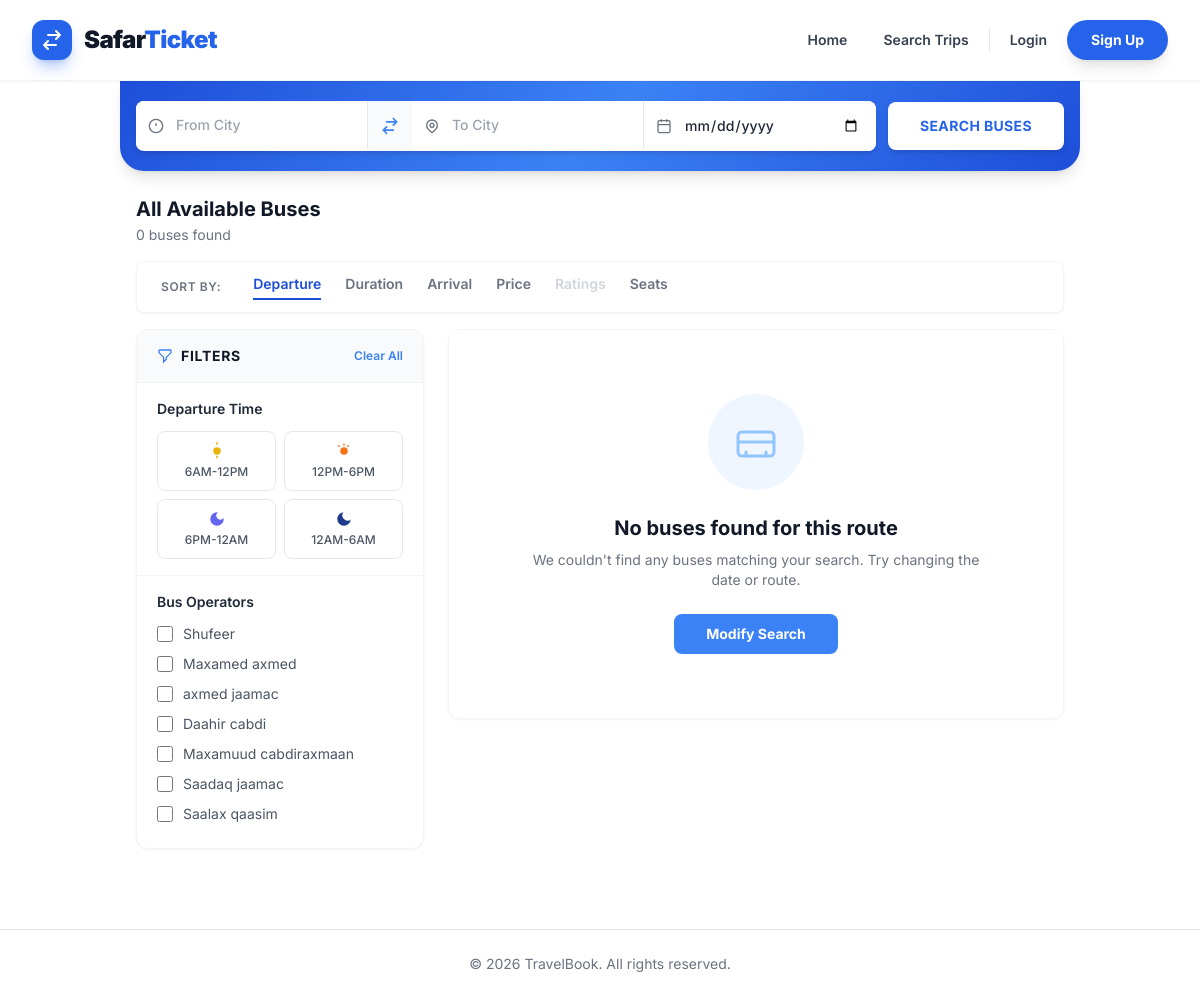
Before: /listing/search/ with the older database file.
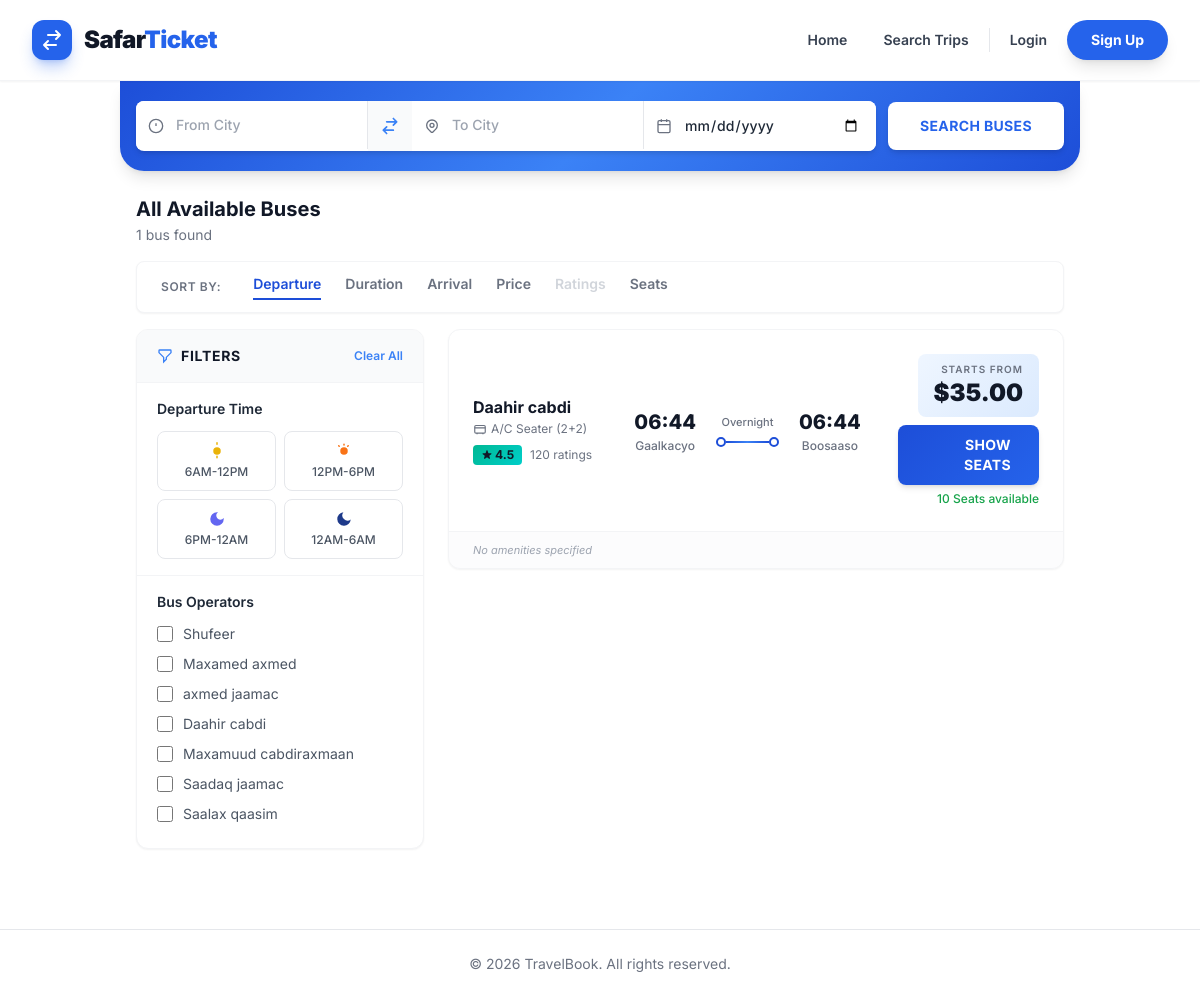
After: the same page with the newer database file.
### listing/models.py (models this page shows, shortened)
class BusOperator(models.Model):
    name = models.CharField(max_length=255)
    contact_email = models.EmailField()
    phone_number = models.CharField(max_length=20)
    created_at = models.DateTimeField(auto_now_add=True)

class Trip(models.Model):
    bus = models.ForeignKey(Bus, on_delete=models.CASCADE, related_name='trips')
    route = models.ForeignKey(Route, on_delete=models.CASCADE, related_name='trips')
    departure_time = models.DateTimeField()
    arrival_time = models.DateTimeField()
    price = models.DecimalField(max_digits=10, decimal_places=2)
    def get_booked_seats(self):
        return Seat.objects.filter(booking__trip=self, booking__status__in=['CONFIRMED', 'PENDING'])
    def get_available_seats(self):
        booked_seats = self.get_booked_seats()
        return self.bus.seats.exclude(id__in=booked_seats.values_list('id', flat=True))

class Bus(models.Model):
    operator = models.ForeignKey(BusOperator, on_delete=models.CASCADE, related_name='buses')
    registration_number = models.CharField(max_length=50, unique=True)
    capacity = models.PositiveIntegerField()
    bus_type = models.CharField(max_length=50, default="A/C Seater (2+2)")
    amenities = models.ManyToManyField(Amenity, blank=True)
    class Meta:
        verbose_name_plural = "Buses"

class Route(models.Model):
    origin = models.CharField(max_length=255)
    destination = models.CharField(max_length=255)

### listing/views.py (the view, shortened to what this page needs)
# urls.py: path('search/', views.trip_search_view, name='search'),
def trip_search_view(request):
    origin = request.GET.get('origin', '')
    destination = request.GET.get('destination', '')
    date_str = request.GET.get('date', '')
    time_filter = request.GET.getlist('time_filter') # e.g. ['morning', 'afternoon']
    operator_filter = request.GET.getlist('operator_filter') # e.g. ['1', '3']
    sort_by = request.GET.get('sort_by', 'departure_time')
    trips = Trip.objects.filter(departure_time__gte=timezone.now())
    if origin:
        trips = trips.filter(route__origin__icontains=origin)
    if destination:
        trips = trips.filter(route__destination__icontains=destination)
    if date_str:
        trips = trips.filter(departure_time__date=date_str)
    if operator_filter:
        trips = trips.filter(bus__operator__id__in=operator_filter)
    trips_list = list(trips)
    for trip in trips_list:
        trip.available_seats_count = trip.get_available_seats().count()
    if sort_by == 'price':
        trips_list.sort(key=lambda x: x.price)
    elif sort_by == 'duration':
        trips_list.sort(key=lambda x: (x.arrival_time - x.departure_time))
    elif sort_by == 'arrival_time':
        trips_list.sort(key=lambda x: x.arrival_time)
    elif sort_by == 'seats':
        trips_list.sort(key=lambda x: x.available_seats_count, reverse=True)
    else: # departure_time
        trips_list.sort(key=lambda x: x.departure_time)
    origins = Route.objects.values_list('origin', flat=True).distinct()
    destinations = Route.objects.values_list('destination', flat=True).distinct()
    operators = BusOperator.objects.all()
    context = {
        'trips': trips_list,
        'search_origin': origin,
        'search_destination': destination,
        'search_date': date_str,
        'selected_times': time_filter,
        'selected_operators': [int(o) for o in operator_filter if o.isdigit()],
        'sort_by': sort_by,
        'origins': origins,
        'destinations': destinations,
        'operators': operators,
    }
    return render(request, 'listing/search_results.html', context)

### listing/templates/listing/search_results.html (shortened to what the changed rows need)
{% extends 'base.html' %}
{% block content %}
<div class="max-w-6xl mx-auto px-4 mt-6 mb-4">
    <div class="flex flex-col sm:flex-row sm:items-center sm:justify-between gap-2">
        <div>
            <h1 class="text-xl font-bold text-gray-900 flex items-center gap-2">
                {% if search_origin and search_destination %}
                <span>{{ search_origin }}</span>
                <svg class="w-5 h-5 text-blue-500" fill="none" stroke="currentColor" stroke-width="2" viewBox="0 0 24 24"><path stroke-linecap="round" stroke-linejoin="round" d="M17 8l4 4m0 0l-4 4m4-4H3"/></svg>
                <span>{{ search_destination }}</span>
                {% else %}
                All Available Buses
                {% endif %}
            </h1>
            <p class="text-sm text-gray-500 mt-0.5">{{ trips|length }} bus{{ trips|length|pluralize:"es" }} found</p>
        </div>
    </div>
</div>
<div class="max-w-6xl mx-auto px-4 pb-12">
    <div class="flex flex-col lg:flex-row gap-6">
        <div class="w-full lg:w-72 flex-shrink-0">
            <form id="filter-form" action="{% url 'listing:search' %}" method="GET"
                class="bg-white rounded-xl shadow-sm border border-gray-100 sticky top-24 overflow-hidden">
                <div class="flex justify-between items-center px-5 py-4 border-b border-gray-100 bg-gray-50">
                    <h2 class="font-bold text-gray-900 text-sm uppercase tracking-wider flex items-center gap-2">
                        <svg class="w-4 h-4 text-blue-500" fill="none" stroke="currentColor" stroke-width="2" viewBox="0 0 24 24"><path stroke-linecap="round" d="M3 4a1 1 0 011-1h16a1 1 0 011 1v2.586a1 1 0 01-.293.707l-6.414 6.414a1 1 0 00-.293.707V17l-4 4v-6.586a1 1 0 00-.293-.707L3.293 7.293A1 1 0 013 6.586V4z"/></svg>
                        Filters
                    </h2>
                </div>
                <div class="filter-section px-5 py-4">
                    <div class="space-y-2.5 max-h-52 overflow-y-auto pr-1">
                        {% for operator in operators %}
                        <label class="flex items-center text-sm text-gray-600 hover:text-gray-900 cursor-pointer group">
                            <input type="checkbox" name="operator_filter" value="{{ operator.id }}"
                                class="mr-2.5 w-4 h-4 rounded border-gray-300 text-blue-600 focus:ring-blue-500"
                                {% if operator.id in selected_operators %}checked{% endif %} onchange="this.form.submit()">
                            <span class="group-hover:text-blue-600 transition-colors">{{ operator.name }}</span>
                        </label>
                        {% endfor %}
                    </div>
                </div>
            </form>
        </div>
        <div class="flex-1 space-y-4">
            {% if trips %}
            {% for trip in trips %}
            <div class="bus-card bg-white rounded-xl shadow-sm border border-gray-100 overflow-hidden fade-in relative cursor-pointer group" style="animation-delay: calc({{ forloop.counter0 }} * 100ms);">
                <a href="{% url 'listing:trip_detail' trip.id %}" class="absolute inset-0 z-0"></a>
                <div class="p-5 md:p-6 relative z-10 pointer-events-none">
                    <div class="flex flex-col md:flex-row md:items-center justify-between gap-5">
                        <div class="md:w-[22%]">
                            <h3 class="font-bold text-gray-900 text-base leading-tight">{{ trip.bus.operator.name }}</h3>
                            <p class="text-xs text-gray-500 mt-1 flex items-center gap-1">
                                <svg class="w-3.5 h-3.5" fill="none" stroke="currentColor" stroke-width="2" viewBox="0 0 24 24"><rect x="3" y="6" width="18" height="13" rx="2"/><path d="M3 10h18M7 19v2M17 19v2"/></svg>
                                {{ trip.bus.bus_type }}
                            </p>
                            <div class="flex items-center gap-2 mt-2">
                                <span class="rating-badge text-gray-900 text-xs font-bold px-2 py-0.5 rounded flex items-center gap-0.5">
                                    4.5
                                </span>
                                <span class="text-xs text-gray-500">120 ratings</span>
                            </div>
                        </div>
                        <div class="md:w-[40%] flex items-center gap-3">
                            <div class="text-center min-w-[60px]">
                                <p class="text-xl font-extrabold text-gray-900">{{ trip.departure_time|time:"H:i" }}</p>
                                <p class="text-xs font-medium text-gray-500 mt-0.5">{{ trip.route.origin }}</p>
                            </div>
                            <div class="flex-1 flex flex-col items-center px-2">
                                <p class="text-[11px] text-gray-500 font-medium mb-1.5">
                                    {% if trip.arrival_time > trip.departure_time %}
                                    {{ trip.departure_time|timeuntil:trip.arrival_time }}
                                    {% else %}
                                    Overnight
                                    {% endif %}
                                </p>
                                <div class="w-full flex items-center">
                                    <div class="timeline-dot rounded-full flex-shrink-0"></div>
                                    <div class="timeline-line flex-1"></div>
                                    <div class="timeline-dot rounded-full flex-shrink-0"></div>
                                </div>
                            </div>
                            <div class="text-center min-w-[60px]">
                                <p class="text-xl font-extrabold text-gray-900">{{ trip.arrival_time|time:"H:i" }}</p>
                                <p class="text-xs font-medium text-gray-500 mt-0.5">{{ trip.route.destination }}</p>
                            </div>
                        </div>
                        <div class="md:w-[25%] flex flex-col items-end text-right">
                            <div class="price-tag rounded-lg px-4 py-2 mb-2">
                                <p class="text-[10px] text-gray-500 uppercase tracking-widest font-semibold">Starts from</p>
                                <p class="text-2xl font-black text-gray-900">${{ trip.price }}</p>
                            </div>
                            {% if trip.available_seats_count > 0 %}
                            <a href="{% url 'listing:trip_detail' trip.id %}"
                                class="view-seats-btn relative z-20 pointer-events-auto inline-block text-white font-bold py-2.5 px-7 rounded-lg text-sm shadow-md tracking-wide">
                                SHOW SEATS
                            </a>
                            <p class="text-xs mt-1.5 font-medium {% if trip.available_seats_count <= 5 %}text-blue-500 pulse-seats{% else %}text-green-600{% endif %}">
                                {{ trip.available_seats_count }} Seat{{ trip.available_seats_count|pluralize }} available
                            </p>
                            {% else %}
                            <button disabled class="bg-gray-200 text-gray-500 font-bold py-2.5 px-7 rounded-lg cursor-not-allowed text-sm">
                                SOLD OUT
                            </button>
                            {% endif %}
                        </div>
                    </div>
                </div>
                <div class="border-t border-gray-100 px-5 md:px-6 py-2.5 flex items-center justify-between bg-gray-50/50">
                    <div class="flex items-center gap-4 text-xs text-gray-500">
                        {% if trip.bus.amenities.exists %}
                            {% for amenity in trip.bus.amenities.all %}
                            <span class="flex items-center gap-1" title="{{ amenity.name }}">
                                {% if amenity.icon_svg %}
                                    {{ amenity.icon_svg|safe }}
                                {% endif %}
                                {{ amenity.name }}
                            </span>
                            {% endfor %}
                        {% else %}
                            <span class="text-gray-400 italic text-[11px]">No amenities specified</span>
                        {% endif %}
                    </div>
                </div>
            </div>
            {% endfor %}
            {% else %}
            <div class="bg-white rounded-xl shadow-sm border border-gray-100 p-16 text-center fade-in">
                <div class="w-24 h-24 mx-auto mb-6 bg-blue-50 rounded-full flex items-center justify-center">
                    <svg class="w-12 h-12 text-blue-300" fill="none" stroke="currentColor" stroke-width="1.5" viewBox="0 0 24 24">
                        <path stroke-linecap="round" d="M8 7h.01M12 7h.01M16 7h.01M3 12h18M5 7h14a2 2 0 012 2v8a2 2 0 01-2 2H5a2 2 0 01-2-2V9a2 2 0 012-2z"/>
                        <path stroke-linecap="round" d="M7 17v2M17 17v2"/>
                    </svg>
                </div>
                <h3 class="text-xl font-bold text-gray-900 mb-2">No buses found for this route</h3>
                <p class="text-gray-500 text-sm max-w-md mx-auto">We couldn't find any buses matching your search. Try changing the date or route.</p>
                <a href="{% url 'listing:search' %}" class="inline-block mt-6 bg-blue-500 hover:bg-blue-600 text-white font-bold py-2.5 px-8 rounded-lg transition text-sm">
                    Modify Search
                </a>
            </div>
            {% endif %}
        </div>
    </div>
</div>
{% endblock %}

Changed rows visible on the page:
now on this page (row edited): Trip: bus.operator.name "Daahir cabdi", bus.bus_type "A/C Seater (2+2)", departure_time "06:44", route.origin "Gaalkacyo", shows "Overnight", arrival_time "06:44", route.destination "Boosaaso", price "35.00", available_seats_count "10", shows "No amenities specified"
Other visible differences:
{{ trips|length }}: "0" → "1"
text no longer shown: "No buses found for this route We couldn't find any buses matching your search. Try changing the date or route. Modify Search"
